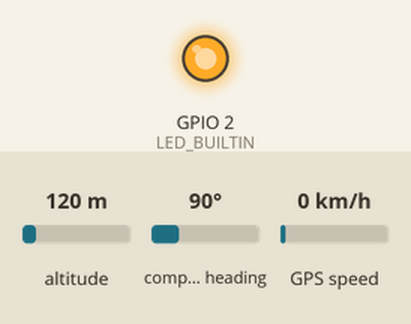
Bench run of a sketch on a simulated ESP8266 (NodeMCU). Shown: output pins drawn as LEDs (lit = HIGH, except the on-board LED, lit = LOW). Inputs (shaded band) come from the test bench; at power-on: altitude 120 m, compass heading 90°, GPS speed 0 km/h. WiFi joins after 1.5 s; servers stay silent unless stated; random numbers use the default seed unless the sketch sets one; the GPS gets a fix after 3 s at 37.7749, -122.4194 with 8 satellites; no MQTT or app messages arrive unless stated.

Above: at 1.9 s.
At 23.59 s:
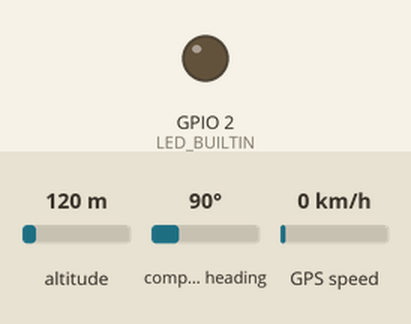
Timing chart, 0 to 23.9 s (numbered marks = the images above):
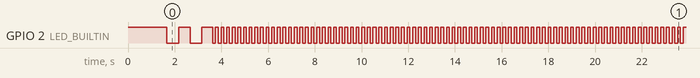

The sketch:

gps-esp8266-uart.ino
```cpp
// ============================================================
// CEMTINEL — rastreador GPS  (versão UART de hardware)
// ESP8266 (NodeMCU) + módulo GPS NEO-6M v2
//
// Esta versão usa os pinos TX e RX da própria placa, sem SoftwareSerial.
// Existe também hardware/gps-esp8266/ com a versão em D5/D6, que preserva o
// monitor serial — se um dia quiser voltar, é só abrir aquela.
//
// ┌──────────────────────────────────────────────────────────────┐
// │ ANTES DE GRAVAR, TIRE O JUMPER DO RX.                        │
// │                                                              │
// │ O GPS fica segurando a mesma linha que o USB usa para        │
// │ gravar. Com ele ligado, o upload falha — normalmente com     │
// │ "espcomm_sync failed" ou travando em "Connecting...".        │
// │ Grave, depois recoloque o jumper.                            │
// └──────────────────────────────────────────────────────────────┘
//
// COMO DIAGNOSTICAR SEM O MONITOR SERIAL
//   O UART está ocupado pelo GPS, então Serial.println não serve para nada.
//   Em troca, duas coisas:
//
//   1. O LED DA PLACA conta o que está acontecendo:
//        apagado          → sem Wi-Fi
//        pisca devagar    → Wi-Fi ok, GPS ainda sem fix
//        pisca rápido     → tudo funcionando, publicando posição
//
//   2. Um tópico de diagnóstico no MQTT. No computador do broker:
//        mosquitto_sub -h localhost -t "cemtinel/caminhao/+/#" -v
//
// BIBLIOTECAS
//   - TinyGPSPlus   de MIKAL HART  ← a original, não a "TinyGPSPlus-ESP32"
//   - PubSubClient  (Nick O'Leary)
//
// PLACA (Ferramentas > Placa)
//   NodeMCU 1.0 (ESP-12E Module)
//
// LIGAÇÃO
//   GPS VCC  →  3V3
//   GPS GND  →  GND
//   GPS TX   →  RX   (o ESP escuta aqui)   ← TIRE ESTE PARA GRAVAR
//   GPS RX   →  TX
// ============================================================

#include <ESP8266WiFi.h>
#include <PubSubClient.h>
#include <TinyGPSPlus.h>


// ============================================================
// CONFIGURE AQUI
// ============================================================
const char*    SSID     = "SUA_REDE";
const char*    SENHA    = "SUA_SENHA";

// IP do computador onde roda o Mosquitto.
// PORTA 1883 (TCP), não 9001 — a 9001 é WebSocket, usada só pelo aplicativo.
const char*    BROKER   = "10.176.18.220";
const uint16_t PORTA    = 1883;

// Precisa bater com a identificação cadastrada em Minha Frota
const char*    CAMINHAO = "4";

const unsigned long INTERVALO        = 5000;   // publicar posição a cada 5 s
const unsigned long INTERVALO_STATUS = 5000;   // publicar diagnóstico


// ============================================================
TinyGPSPlus   gps;
WiFiClient    wifi;
PubSubClient  mqtt(wifi);

char topicoPosicao[64];
char topicoStatus[64];

unsigned long ultimoEnvio  = 0;
unsigned long ultimoStatus = 0;
unsigned long ultimoPisca  = 0;
bool          ledAceso     = false;


// O LED da NodeMCU é invertido: LOW acende, HIGH apaga.
void acenderLed(bool aceso) {
  digitalWrite(LED_BUILTIN, aceso ? LOW : HIGH);
}


// Pisca sem travar o loop. `periodo` em ms; 0 deixa apagado.
void piscar(unsigned long periodo) {
  if (periodo == 0) {
    acenderLed(false);
    return;
  }
  if (millis() - ultimoPisca >= periodo) {
    ultimoPisca = millis();
    ledAceso = !ledAceso;
    acenderLed(ledAceso);
  }
}


void conectarWifi() {
  WiFi.mode(WIFI_STA);
  WiFi.begin(SSID, SENHA);

  // Enquanto não conecta, o LED fica apagado — é o primeiro sinal de que
  // alguma coisa está errada na rede, e não no GPS.
  while (WiFi.status() != WL_CONNECTED) {
    acenderLed(false);
    delay(400);
  }
}


void conectarMqtt() {
  if (mqtt.connected()) return;

  // ID único: dois clientes com o mesmo ID derrubam um ao outro
  String id = "cemtinel-gps-" + String(CAMINHAO) + "-" + String(random(0xffff), HEX);
  mqtt.connect(id.c_str());
}


// Publica o que estaria no monitor serial, já que ele não está disponível.
// É por aqui que você descobre se o problema é fiação ou falta de sinal:
//   sentencas = 0  →  nada chega do módulo. Fiação ou baud.
//   sentencas > 0 e sat = 0  →  fiação certa, falta céu.
void publicarStatus() {
  char carga[160];
  snprintf(carga, sizeof(carga),
           "{\"wifi\":%d,\"mqtt\":%d,\"fix\":%d,\"sat\":%d,\"sentencas\":%lu}",
           WiFi.status() == WL_CONNECTED ? 1 : 0,
           mqtt.connected() ? 1 : 0,
           gps.location.isValid() ? 1 : 0,
           (int) gps.satellites.value(),
           gps.charsProcessed());

  mqtt.publish(topicoStatus, carga);
}


void setup() {
  pinMode(LED_BUILTIN, OUTPUT);
  acenderLed(false);

  // 9600 é o baud de fábrica do NEO-6M. Aqui o Serial pertence ao GPS:
  // qualquer Serial.print sujaria a linha que o módulo usa para falar.
  Serial.begin(9600);

  snprintf(topicoPosicao, sizeof(topicoPosicao), "cemtinel/caminhao/%s/posicao", CAMINHAO);
  snprintf(topicoStatus,  sizeof(topicoStatus),  "cemtinel/caminhao/%s/status",  CAMINHAO);

  conectarWifi();
  mqtt.setServer(BROKER, PORTA);
}


void loop() {
  // Alimenta o parser com tudo que o GPS falou desde a última volta.
  // Precisa rodar SEMPRE, senão o buffer estoura e perde sentença.
  while (Serial.available() > 0) {
    gps.encode(Serial.read());
  }

  if (WiFi.status() != WL_CONNECTED) conectarWifi();
  conectarMqtt();
  mqtt.loop();

  // ── O LED CONTA O ESTADO ──
  if (WiFi.status() != WL_CONNECTED)      piscar(0);      // apagado
  else if (!gps.location.isValid())       piscar(500);    // devagar
  else                                    piscar(120);    // rápido

  // ── DIAGNÓSTICO ──
  if (millis() - ultimoStatus >= INTERVALO_STATUS) {
    ultimoStatus = millis();
    publicarStatus();
  }

  // ── POSIÇÃO ──
  if (millis() - ultimoEnvio < INTERVALO) return;
  ultimoEnvio = millis();

  // Sem fix é o normal dentro de prédio. A antena precisa de céu.
  if (!gps.location.isValid()) return;

  char carga[96];
  snprintf(carga, sizeof(carga),
           "{\"lat\":%.6f,\"lon\":%.6f,\"sat\":%d}",
           gps.location.lat(), gps.location.lng(), (int) gps.satellites.value());

  mqtt.publish(topicoPosicao, carga);
}
```

Measured:
- by itself, GPIO 2 (LED_BUILTIN): goes LOW 0.50 s, HIGH 0.50 s, LOW 0.50 s, HIGH 0.46 s, 523 × (LOW 0.12 s, HIGH 0.12 s), then LOW
